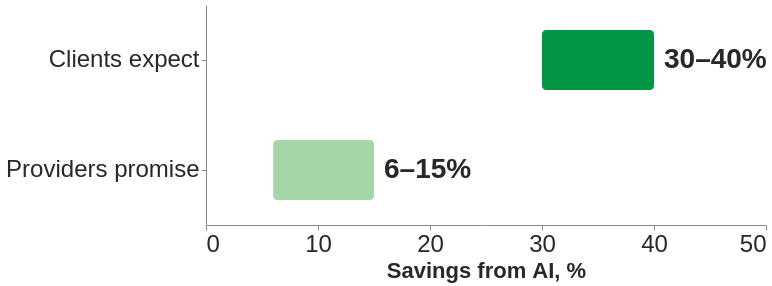

Write the Vega-Lite specification saved for this chart.
### Vega-Lite specification from a JSON file in a GitHub repository (floating-point values rounded to 4 significant figures)
{"$schema": "https://vega.github.io/schema/vega-lite/v5.json", "width": 560, "height": 220, "data": {"values": [{"k": "Clients expect", "a": 30, "b": 40, "c": "#019546", "t": "30–40%"}, {"k": "Providers promise", "a": 6, "b": 15, "c": "#a5d6a7", "t": "6–15%"}]}, "layer": [{"mark": {"type": "bar", "cornerRadius": 4, "height": 60}, "encoding": {"y": {"field": "k", "type": "ordinal", "sort": null, "axis": {"title": null, "labelLimit": 300}}, "x": {"field": "a", "type": "quantitative", "scale": {"domain": [0, 50]}, "axis": {"title": "Savings from AI, %", "grid": false, "values": [0, 10, 20, 30, 40, 50]}}, "x2": {"field": "b"}, "color": {"field": "c", "type": "nominal", "scale": null}}}, {"mark": {"type": "text", "align": "left", "dx": 10, "fontSize": 28, "fontWeight": "bold", "color": "#282828"}, "encoding": {"y": {"field": "k", "type": "ordinal", "sort": null}, "x": {"field": "b", "type": "quantitative"}, "text": {"field": "t"}}}], "config": {"font": "Tahoma, Verdana, sans-serif", "axis": {"labelFontSize": 24, "titleFontSize": 22, "labelColor": "#282828", "titleColor": "#282828"}, "view": {"stroke": null}}}
